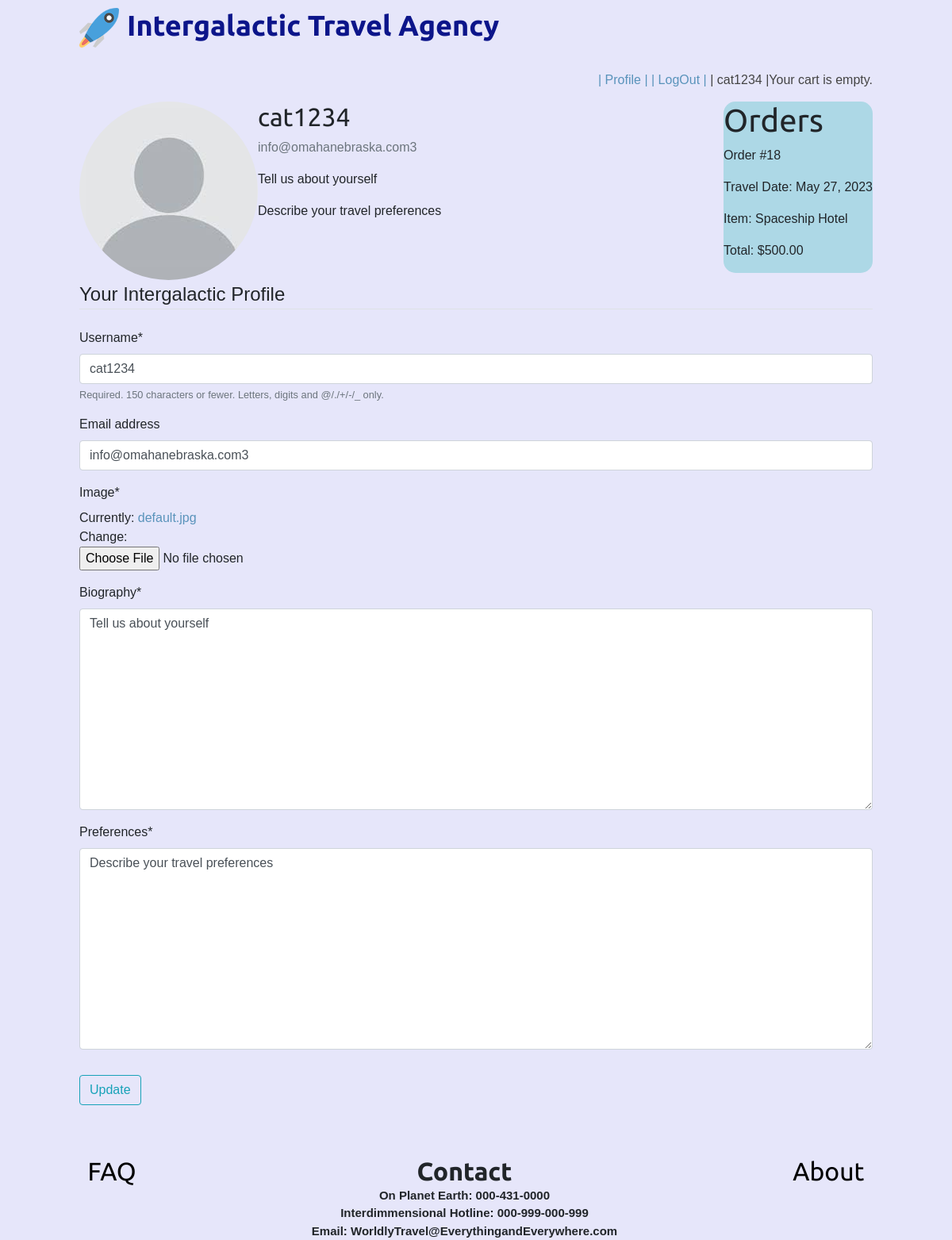
/profile/ (signed in), run on the app's committed database.
### shop/models.py (models this page shows, shortened)
class Profile(models.Model):
    user = models.OneToOneField(User, on_delete=models.CASCADE)  # Delete profile when user is deleted
    image = models.ImageField(default='default.jpg', upload_to='profile_pics')
    biography = models.TextField(default='Tell us about yourself')
    preferences = models.TextField(default='Describe your travel preferences')
    def get_orders(self):
        return Order.objects.filter(user=self.user)

class Product(models.Model):
    category = models.ForeignKey(Category,
                                 related_name='products',
                                 on_delete=models.CASCADE)
    name = models.CharField(max_length=200, db_index=True)
    slug = models.SlugField(max_length=200, db_index=True)
    image = models.ImageField(upload_to='products/%Y/%m/%d',
                              blank=True)
    description = models.TextField(blank=True)
    price = models.DecimalField(max_digits=10, decimal_places=2)
    available = models.BooleanField(default=True)
    created = models.DateTimeField(auto_now_add=True)
    updated = models.DateTimeField(auto_now=True)
    class Meta:
        ordering = ('name',)
        index_together = (('id', 'slug'),)

### orders/models.py (models this page shows, shortened)
class Order(models.Model):
    user = models.ForeignKey(User, on_delete=models.CASCADE, null=True)
    first_name = models.CharField(max_length=50)
    last_name = models.CharField(max_length=50)
    email = models.EmailField()
    address = models.CharField(max_length=250)
    postal_code = models.CharField(max_length=20)
    city = models.CharField(max_length=100)
    created = models.DateTimeField(auto_now_add=True)
    updated = models.DateTimeField(auto_now=True)
    paid = models.BooleanField(default=False)
    braintree_id = models.CharField(max_length=150, blank=True)
    travel_date = models.DateField(default=timezone.now)
    travel_time = models.CharField(default='', max_length=15)
    class Meta:
        ordering = ('-created',)
    def get_total_cost(self):
        return sum(item.get_cost() for item in self.items.all())

class OrderItem(models.Model):
    order = models.ForeignKey(Order,
                              related_name='items',
                              on_delete=models.CASCADE)
    product = models.ForeignKey('shop.Product',  # import Product model here
                                related_name='order_items',
                                on_delete=models.CASCADE)
    price = models.DecimalField(max_digits=10, decimal_places=2)
    quantity = models.PositiveIntegerField(default=1)
    def get_cost(self):
        return self.price * self.quantity

### shop/views.py (the view)
# urls.py: path('profile/', views.profile, name='profile'),
def profile(request) :
    if request.method == 'POST':
        u_form = UserUpdateForm(request.POST, instance=request.user)
        p_form = ProfileUpdateForm(request.POST, request.FILES, instance=request.user.profile)
        if u_form.is_valid() and p_form.is_valid():
            u_form.save()
            p_form.save()
            messages.success(request, f'Your intergalactic account has been updated')
            return redirect('shop:profile')
    else:
        u_form = UserUpdateForm(instance=request.user)
        p_form = ProfileUpdateForm(instance=request.user.profile)
    context = {
        'u_form': u_form,
        'p_form': p_form
    }
    return render(request, 'profile.html', context)

### shop/forms.py
class UserUpdateForm(forms.ModelForm):
    class Meta:
        model = User
        fields = ['username', 'email']

class ProfileUpdateForm(forms.ModelForm):
    class Meta:
        model = Profile
        fields = ['image', 'biography', 'preferences']

### shop/templates/profile.html (shortened to what this page needs)
{% extends 'shop/base.html' %}
{% load static %}
{% load crispy_forms_tags %}
{% block content %}
<div class="content-section">
    <div class="media">
        <img class="rounded-circle account-img" src="{{ user.profile.image.url }}">
        <div class="media-body">
            <h2 class="account-heading">{{ user.username }}</h2>
            <p class="text-secondary">{{ user.email }}</p>
            <p class="fa-align-justify">{{ user.profile.biography }}</p>
            <p class="fa-align-justify">{{ user.profile.preferences }}</p>
        </div>
        <div class="orders">
            <h1>Orders</h1>
             {% for order in user.profile.get_orders %}
             <p>Order #{{ order.id }}</p>
             <p>Travel Date: {{ order.travel_date }}</p>
             {% for item in order.items.all %}
             <p>Item: {{ item.product.name }}</p>
             {% endfor %}
             <p>Total: ${{ order.get_total_cost }}</p> {% endfor %}
        </div>
    </div>
    <form method="POST" enctype="multipart/form-data">
        <fieldset class="form-group">
            <legend class="border-bottom mb-4">Your Intergalactic Profile</legend>
            {{ u_form|crispy }}
            {{ p_form|crispy }}
        </fieldset>
        <div class="form-group">
            <button class="btn btn-outline-info" type="submit">Update</button>
        </div>
    </form>
</div>
{% endblock content %}

### shop/templates/shop/base.html (shortened to what this page needs)
{% load static %}
<!DOCTYPE html>
<html lang="en">
<head style="background-color: lavender">
  <link rel="stylesheet" href="https://stackpath.bootstrapcdn.com/bootstrap/4.1.3/css/bootstrap.min.css">
 <link href="{% static "css/base.css" %}" rel="stylesheet">
</head>
<body style="background-color: lavender">
<div id="header" style="display: flex; align-items: left;">
  <a href="/" style="margin-right: 10px;"> <img src="\media\products\logo.png" style="height: 50px;"></a>
  <h1 style="color: #0c158a; font-weight: bold; font-size: 36px; margin: 0;"><a href="/" style="color: #0c158a; text-decoration: none;">Intergalactic Travel Agency</a></h1>
</div>
  <div id="subheader" style="background-color: lavender">
    {% if request.user.is_authenticated %}
    <div class="cart">
      {% with total_items=cart|length %}
          {% if cart|length > 0 %}
            Your cart:
            <a href="{% url "cart:cart_detail" %}">
              {{ total_items }} item{{ total_items|pluralize }},
              ${{ cart.get_total_price }}
            </a>
          {% else %}
            Your cart is empty.
          {% endif %}
        {% endwith %}
    </div>
    {% endif %}
    <div class="cart" style="background-color: lavender">
      {% if request.user.is_authenticated %}
       <a href="{% url 'shop:profile' %}">
       | Profile |
      </a>
          <a href="{% url 'shop:logout' %}">
       | LogOut |
      </a>
      {% endif %}
            {% if request.user.is_authenticated %}
         <span>| {{ request.user }} |</span>
         {% endif %}
    </div>
  </div>
  <div id="content" style="background-color: lavender">
    {% block content %}
    {% endblock %}
  </div>
</body>
<br>
<br>
  <div class="link-container" style="background-color: lavender">
      <div>
          <h2> <a href = "FAQ" class="link">FAQ</a></h2>
      </div>
      <div class="contact-container">
         <h2>Contact</h2>
         <p>On Planet Earth: 000-431-0000</p>
          <p> Interdimmensional Hotline: 000-999-000-999 </p>
         <p>Email: WorldlyTravel@EverythingandEverywhere.com</p>
      </div>
      <div>
         <h2><a href= "About" class="link">About</a></h2>
      </div>
   </div>
</html>

### shop/static/css/base.css (style rules this page uses)
body { margin:0; padding:0; font-family:helvetica, sans-serif; }
h1, h2, h3, h4, h5 , h6 { font-family: 'Ubuntu', sans-serif; font-weight:normal; }
a { text-decoration:none; color:#5993bb; }
#header { padding:10px 100px; font-size:18px; overflow:auto; }
#subheader { background:#ececec; color:#444; padding:15px 100px; overflow:auto; }
#subheader .cart { float:right; padding-top:4px; }
#content { padding:0 100px; overflow:hidden; }

### shop/templates/profile.html (style rules this page uses)
.orders { background-color: lightblue; border-radius: 15px; }

### shop/templates/shop/base.html (style rules this page uses)
.link { color: rgb(00, 00, 00); text-decoration: none; }
.link-container { display: flex; flex-direction: row; flex-wrap: wrap; justify-content: space-around; }
.contact-container { text-align: center; }
.contact-container h2 { font-weight: 600; margin-bottom: 0; }
.contact-container p { font-weight: 600; font-size: 15px; margin-bottom: 0; }

### data on the page
Order: id "18", travel_date "May 27, 2023", get_total_cost "500.00"
OrderItem: product.name "Spaceship Hotel"
Profile: biography "Tell us about yourself", preferences "Describe your travel preferences"

### other printed values
{{ request.user }} "cat1234"
{{ user.username }} "cat1234"
{{ user.email }} "info@omahanebraska.com3"
{{ user.profile.biography }} "Tell us about yourself"
{{ user.profile.preferences }} "Describe your travel preferences"
